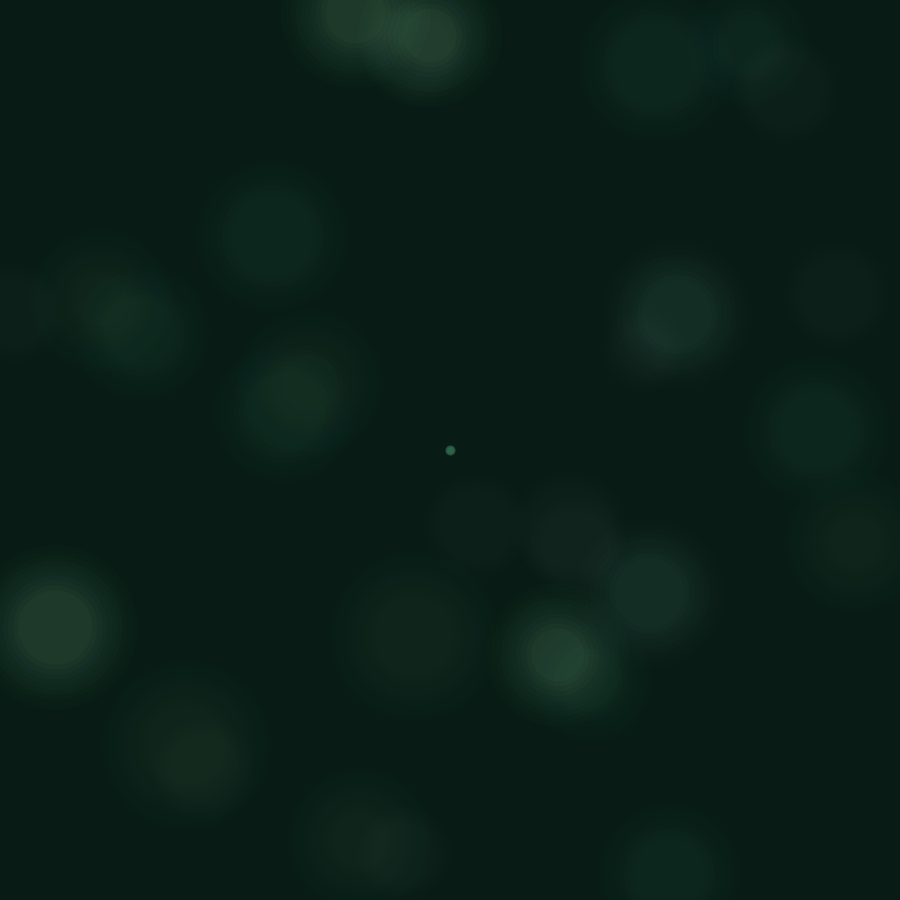
Frame 1 (no input)
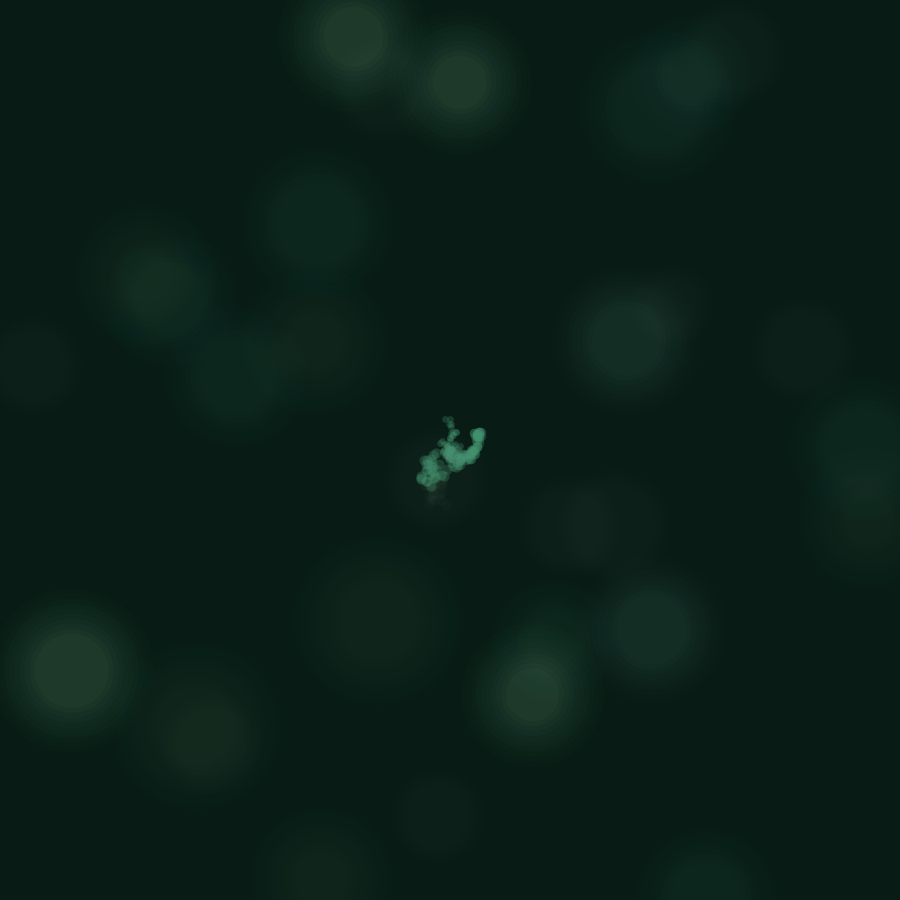
Frame 60 (the mouse pressed at the canvas centre just before this capture)
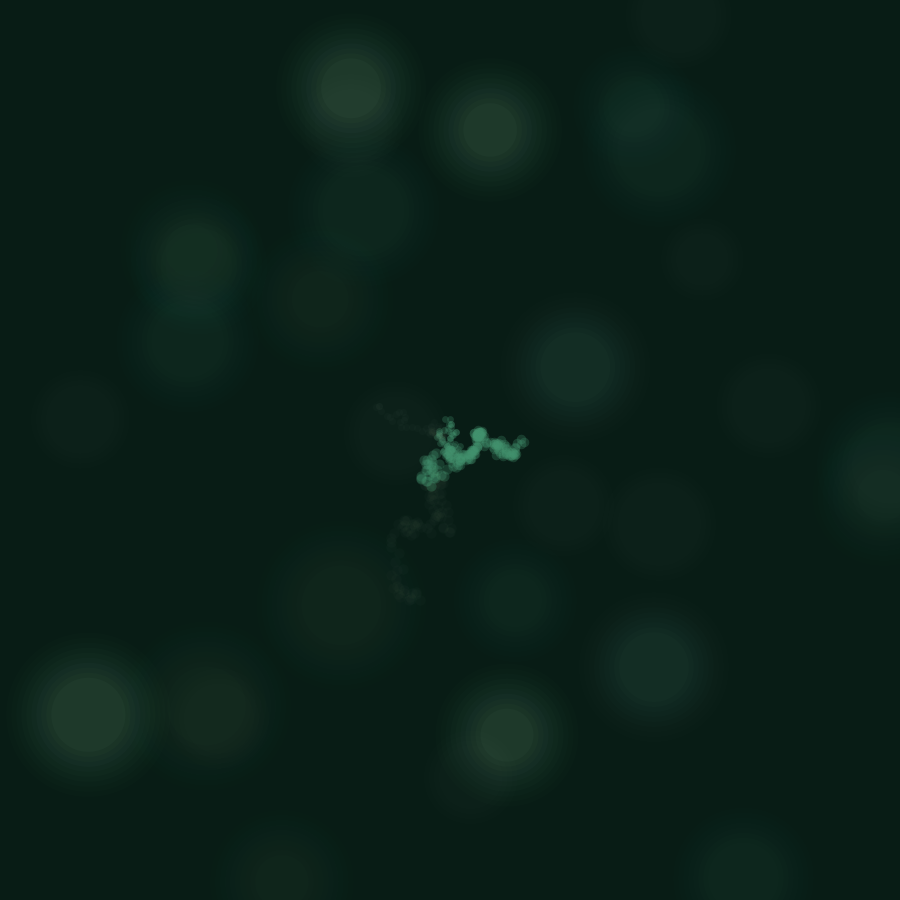
Frame 120 (the mouse held since frame 60 and released just before this capture)

The Processing sketch that drew these frames (run headless with seeded random() and noise(); from frame 60 on, the mouse is pressed at the canvas centre):

// Processing sketch: bolas
// ── bolas.pde
/*---------------------------------
 Name: Elisabet Romo Heredia
 Date: Sept 2024
 Tittle:  Esporas en Danza
 Description:
 
 Este proyecto explora el crecimiento orgánico 
 de formas abstractas. Elipses se mueven lentamente por el lienzo, 
 y las líneas, interactúan con estas formas adoptando su color, 
 creando un diálogo visual entre movimiento y transformación. 
 La obra refleja la expansión silenciosa y constante de lo orgánico 
 en un entorno digital.
 
 Links:
 https://www.lipsum.com/feed/html
 https://www.lipsum.com/feed/html
 -----------------------------------*/


int numElipses = 30; // Número de elipses que genera+

float[][] elipseCoords = new float[numElipses][2]; // Coordenadas x, y de cada elipse
float[]   elipseSizes = new float[numElipses]; // Tamaño de cada elipse
int[]     elipseColors = new int[numElipses]; // Color de cada elipse
float[][] elipseVelocities = new float[numElipses][2]; // Vector de movimiento de cada elipse

// Paleta de colores específica

float  op = random(100,150); //opacidad de las elipses
float op1 = random(50, 100);
float op2 = random(100,110);
float op3 = random(10,50);
float op4 = random(10,50);

color[] paletaColores = {
  color(27, 67, 50,  op),
  color(45, 106, 79, op1),
  color(116, 198, 157, op2),
  color(149, 213, 178, op3),
  color(183, 228, 199, op4)
};

// Arrays para las líneas
int[][]   coords;
int[]     colors;  
float[]   weights;
float[][] ranges;

// Buffer gráfico fuera de pantalla
PGraphics buffer;

void setup() {
  size(900, 900);
  
  // Inicializar el buffer fuera de pantalla
  buffer = createGraphics(width, height);
  buffer.beginDraw();
  buffer.background(8, 28, 21);
  buffer.endDraw();
  
  // Inicializar propiedades de las elipses
  for (int i = 0; i < numElipses; i++) {
    elipseCoords[i][0] = random(width);  // Posición x
    elipseCoords[i][1] = random(height); // Posición y
    elipseSizes[i] = random(50, 90);     // Tamaño
    
    // Asignar un color aleatorio de la paleta
    elipseColors[i] = paletaColores[int(random(paletaColores.length))];
    
    // Asignar una dirección de movimiento aleatoria (velocidad pequeña para movimiento lento)
    elipseVelocities[i][0] = random(-1, 1); // Velocidad en x
    elipseVelocities[i][1] = random(-1, 1); // Velocidad en y
  }
  
  // Inicializar las líneas
  coords = new int[][] {
    {width/2, height/2, width/2, height/2}, // Línea 1
    {width/2, height/2, width/2, height/2}, // Línea 2
    {width/2, height/2, width/2, height/2}  // Línea 3
  };
 
  colors = new int[] {color(64, 145, 108), color(64, 145, 108), color(64, 145, 108)};
  weights = new float[] {random(5, 10), random(10, 20), random(6, 9)};
  ranges = new float[][] {{-5, 5}, {-10, 10}, {-7, 7}};
}

void draw() {
  // Limpiar el lienzo principal
  background(8, 28, 21);
  
  // Dibujar los trazos (líneas) en el buffer
  buffer.beginDraw();
  for (int i = 0; i < coords.length; i++) {
    drawLine(coords[i], i, weights[i], ranges[i]);
  }
  buffer.endDraw();
  
  // Mostrar el buffer (con trazos) en el lienzo principal
  image(buffer, 0, 0);

  // Dibujar las elipses en el lienzo principal (no dejarán rastro)
  for (int i = 0; i < numElipses; i++) {
    // Actualizar la posición de la elipse
    elipseCoords[i][0] += elipseVelocities[i][0];
    elipseCoords[i][1] += elipseVelocities[i][1];
    
    // Rebotar si llega al borde del lienzo
    if (elipseCoords[i][0] <= 0 || elipseCoords[i][0] >= width) {
      elipseVelocities[i][0] *= -1;
    }
    if (elipseCoords[i][1] <= 0 || elipseCoords[i][1] >= height) {
      elipseVelocities[i][1] *= -1;
    }
    
    // Dibujar la elipse borrosa
    drawBlurryEllipse(elipseCoords[i][0], elipseCoords[i][1], elipseSizes[i], elipseColors[i]);
  }
}

void drawLine(int[] coord, int index, float weight, float[] range) {
  // Verificar si la línea toca alguna elipse
  for (int i = 0; i < numElipses; i++) {
    if (isPointInsideEllipse(coord[2], coord[3], elipseCoords[i][0], elipseCoords[i][1], elipseSizes[i])) {
      colors[index] = elipseColors[i]; // Cambiar el color de la línea al color de la elipse tocada
      break; // Terminar la búsqueda al encontrar la primera colisión
    }
  }
  
  // Dibujar la línea en el buffer
  buffer.stroke(colors[index], 70); // Usar el color actualizado de la línea con algo de transparencia
  buffer.strokeWeight(weight);
  buffer.line(coord[0], coord[1], coord[2], coord[3]);
  
  // Actualizar las coordenadas para la siguiente iteración
  coord[2] += int(random(range[0], range[1]));
  coord[3] += int(random(range[0], range[1]));
  
  coord[2] = constrain(coord[2], 0, width);
  coord[3] = constrain(coord[3], 0, height);
  
  coord[0] = coord[2];
  coord[1] = coord[3];
}

// Función para comprobar si un punto está dentro de una elipse (ajustado para tamaños de elipse variables)
boolean isPointInsideEllipse(float px, float py, float ex, float ey, float esize) {
  float dx = px - ex;
  float dy = py - ey;
  
  // Escalar los radios para las dimensiones variables de las elipses
  float rx = esize / 2;
  float ry = esize / 2;
  
  // Normalizar el punto respecto a los radios de la elipse
  return (dx * dx) / (rx * rx) + (dy * dy) / (ry * ry) <= 1;
}

// Función para dibujar elipses borrosas
void drawBlurryEllipse(float x, float y, float size, color c) {
  noStroke();
  for (int i = 0; i < 10; i++) {
    float alpha = map(i, 0, 9, 20, 5); //ultimos dos num maxima opacidad y minima opacidad
    float s = size + i * 10; // Aumentar ligeramente el tamaño en cada paso
    fill(c, alpha);
    ellipse(x, y, s, s);
  }
}
